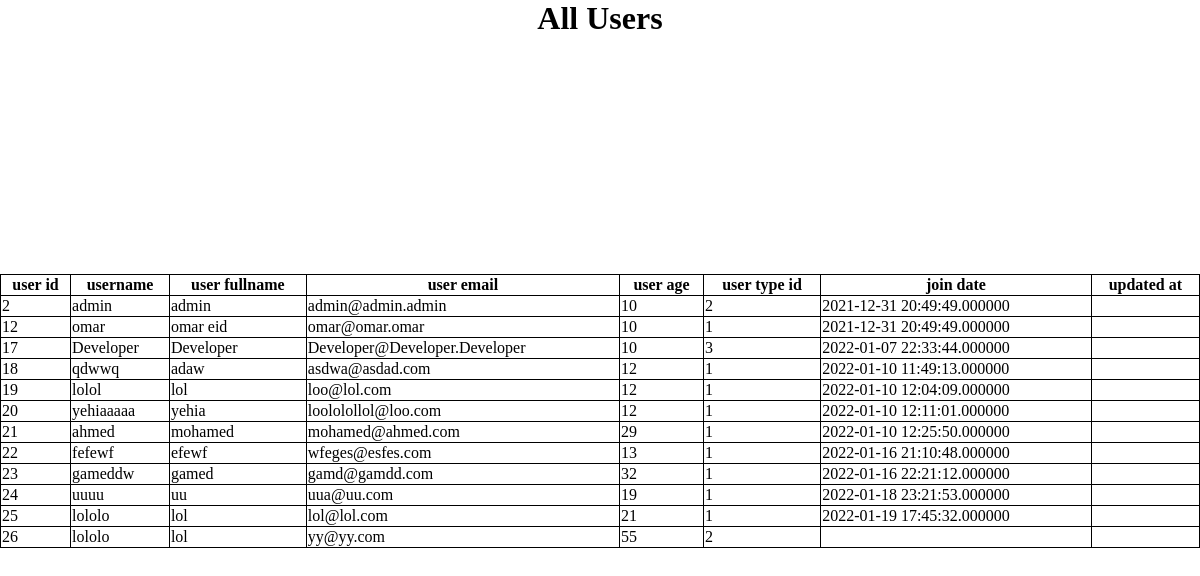
Screenshot of /Dashboard/view/UserView.php (signed in) with the database file from the repository.
### tables this page shows
CREATE TABLE `user` (
  `userid` int(11) NOT NULL,
  `username` varchar(128) NOT NULL,
  `userfullname` varchar(225) NOT NULL,
  `useremail` varchar(225) NOT NULL,
  `userage` int(11) NOT NULL,
  `userpassword` varchar(128) NOT NULL,
  `usertypeid` int(11) NOT NULL DEFAULT 1,
  `joindate` timestamp(6) NULL DEFAULT NULL,
  `ipaddress` varchar(255) NOT NULL,
  `updatedat` timestamp(6) NULL DEFAULT NULL,
  `isdeleted` tinyint(1) DEFAULT NULL
);

### Dashboard/view/UserView.php (the view, shortened to what this page needs)
<head>
<link rel="stylesheet" type="text/css" href="../../style.css" />
</head>
<?php
  $con = mysqli_connect('localhost','root','','charityfunding');
  $query = "SELECT * FROM user";
$results=mysqli_query($con,$query);
echo '<h1 style="text-align:center;">All Users</h1>';
  echo "<table>";
  echo '<th><p>user id</p></th>';
  echo '<th><p>username</p></th>';
  echo '<th><p>user fullname</p></th>';
  echo '<th><p>user email</p></th>';
  echo '<th><p>user age</p></th>';
  echo '<th><p>user type id</p></th>';
  echo '<th><p>join date</p></th>';
  echo '<th><p>updated at</p></th>';
while ($row = mysqli_fetch_array($results)) {
    echo '<tr>';
    echo '<td>'.($row['userid']).'</td><td>'.($row['username']).'</td><td>'.($row['userfullname']).'</td><td>'.($row['useremail']).'</td><td>'.($row['userage']).'</td><td>'.($row['usertypeid']).'</td><td>'.($row['joindate']).'</td><td>'.($row['updatedat']).'</td><br>';
    echo '</tr>';
}
echo "</table>";
?>

### style.css (style rules this page uses)
* { box-sizing: border-box; }
table, th, td { border: 1px solid black; }
table { width: 100%; }
table { border-collapse: collapse; }

### rows the page displays
user: userid "2", username "admin", userfullname "admin", useremail "admin@admin.admin", userage "10", usertypeid "2", joindate "2021-12-31 20:49:49.000000"
user: userid "12", username "omar", userfullname "omar eid", useremail "omar@omar.omar", userage "10", usertypeid "1", joindate "2021-12-31 20:49:49.000000"
user: userid "17", username "Developer", userfullname "Developer", useremail "Developer@Developer.Developer", userage "10", usertypeid "3", joindate "2022-01-07 22:33:44.000000"
user: userid "18", username "qdwwq", userfullname "adaw", useremail "asdwa@asdad.com", userage "12", usertypeid "1", joindate "2022-01-10 11:49:13.000000"
user: userid "19", username "lolol", userfullname "lol", useremail "loo@lol.com", userage "12", usertypeid "1", joindate "2022-01-10 12:04:09.000000"
user: userid "20", username "yehiaaaaa", userfullname "yehia", useremail "loololollol@loo.com", userage "12", usertypeid "1", joindate "2022-01-10 12:11:01.000000"
user: userid "21", username "ahmed", userfullname "mohamed", useremail "mohamed@ahmed.com", userage "29", usertypeid "1", joindate "2022-01-10 12:25:50.000000"
user: userid "22", username "fefewf", userfullname "efewf", useremail "wfeges@esfes.com", userage "13", usertypeid "1", joindate "2022-01-16 21:10:48.000000"
user: userid "23", username "gameddw", userfullname "gamed", useremail "gamd@gamdd.com", userage "32", usertypeid "1", joindate "2022-01-16 22:21:12.000000"
user: userid "24", username "uuuu", userfullname "uu", useremail "uua@uu.com", userage "19", usertypeid "1", joindate "2022-01-18 23:21:53.000000"
user: userid "25", username "lololo", userfullname "lol", useremail "lol@lol.com", userage "21", usertypeid "1", joindate "2022-01-19 17:45:32.000000"
user: userid "26", username "lololo", userfullname "lol", useremail "yy@yy.com", userage "55", usertypeid "2"
